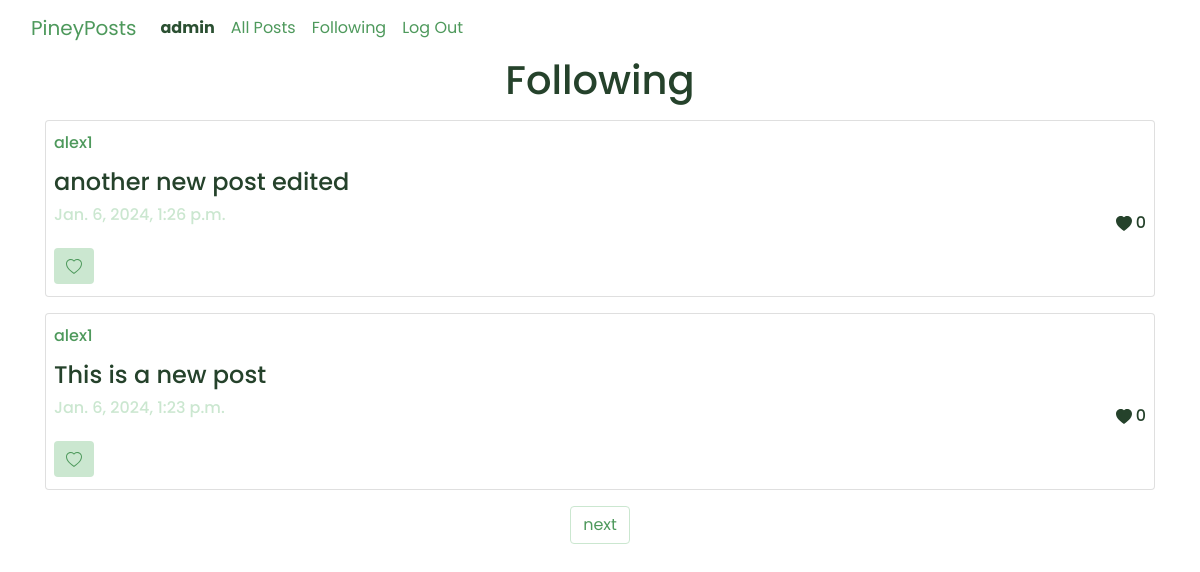
The page /following (signed in) on the database its author committed.
### network/models.py (models this page shows, shortened)
class User(AbstractUser):
    pass

class Post(models.Model):
    creator = models.ForeignKey(User, on_delete=models.CASCADE, related_name='posts')
    content = models.TextField(max_length=255)
    time = models.DateTimeField(auto_now_add=True)
    likes = models.ManyToManyField(User, related_name='liked_posts', through='Like')

### network/views.py (the view)
# urls.py: path('following', views.following_page, name="following_page"),
@login_required
def following_page(request):
    current_user = request.user
    following_users = Follow.objects.filter(following = current_user)
    following_users_list = [ follow.follower for follow in following_users ]
    if following_users_list: #check if list is not empty
        posts_from_follow = Post.objects.filter(creator__in = following_users_list).order_by('-time')
        paginator = Paginator(posts_from_follow, 2) #change to 10 before pushing
        for post in posts_from_follow:
            post.is_liked_by_user = Like.objects.filter(user=request.user.id, post=post).exists()
        page_number = request.GET.get('page')
        page_obj = paginator.get_page(page_number)
        return render(request, 'network/following.html', {
            'page_obj': page_obj,
            'posts_from_follow': posts_from_follow,
            'user_id': request.user.id
         })
    else:
        return render(request, 'network/following.html', {
        'not_following_message': 'You are currently not following any users.',
})

### network/templates/network/following.html (shortened to what this page needs)
{% extends "network/layout.html" %}
{% load static %}
{% block body %}
    <div class="container">
        <h1 class="text-center">Following</h1>
    </div>
    <div class="container my-1">
        {% if not_following_message %}
            <div class="alert alert-warning" role="alert">
                {{ not_following_message }}
            </div>
        {% else %}
        {% for post in page_obj %}
        <div class="card py-1 my-3">
           {% if post.creator %}
               <h6 class="card-title  my-2 mx-2"><a href="{% url 'profile' user_id=post.creator.id %}">{{ post.creator.username }}</a></h6>
           {% endif %}
           <h4 class="my-2 mx-2" id="post-content-{{ post.id }}"> {{ post.content }} </h4>
           <div class="d-flex justify-content-between mx-2">
            <h6 class="date-text"> {{ post.time }} </h6>
            <h6 id="post-likes'{{ post.id }}'" class='text-right my-2'>
                <svg xmlns="http://www.w3.org/2000/svg" width="16" height="16" fill="currentColor" class="bi bi-heart-fill" viewBox="0 0 16 16">
                    <path fill-rule="evenodd" d="M8 1.314C12.438-3.248 23.534 4.735 8 15-7.534 4.736 3.562-3.248 8 1.314"/>
                </svg> {{ post.likes.count }}
            </h6>
        </div>
           {% if user.is_authenticated and user is not post.creator %}
           <div class="row">
            <div class="col-auto">
                <button
                 id="like-post-{{ post.id }}"
                 onclick="likePost('{{ post.id }}')"
                 class="btn btn-primary my-2 mx-2  {% if post.is_liked_by_user %}d-none{% endif %} ">
                </button>
            </div>
        </div>
           {% endif %}
       </div>
       {% endfor %}
        {% endif %}
    </div>
    <nav aria-label="Page navigation example">
        {% if page_obj.has_next %}
        <ul class="pagination justify-content-center">
            <li class="page-item"><a class="page-link" style="color: var(--primary-color); border-color: var(--accent-color)" href="?page={{ page_obj.next_page_number }}">next</a></li>
        </ul>
        {% endif %}
    </nav>
{% endblock %}

### network/templates/network/layout.html (shortened to what this page needs)
{% load static %}
<!DOCTYPE html>
<html lang="en">
    <head>
        <link rel="stylesheet" href="https://stackpath.bootstrapcdn.com/bootstrap/4.4.1/css/bootstrap.min.css">
        <link href="{% static 'network/styles.css' %}" rel="stylesheet">
    </head>
    <body>
      <nav class="navbar navbar-expand-lg bg-body-tertiary" id="navbar">
        <div class="container-fluid">
              <a class="navbar-brand" href="{% url 'index' %}">PineyPosts</a>
            <div class="collapse navbar-collapse" id="navbarTogglerDemo02">
              <ul class="navbar-nav me-auto mb-2 mb-lg-0">
              {% if user.is_authenticated %}
                  <li class="nav-item">
                      <a class="nav-link" href="{% url 'profile' user_id=user.id %}" style="color: var(--secondary-color);">
                          <strong>{{ user.username }}</strong>
                      </a>
                  </li>
              {% endif %}
                <li class="nav-item">
                  <a class="nav-link" href="{% url 'index' %}">All Posts</a>
                </li>
                {% if user.is_authenticated %}
                <li class="nav-item">
                  <a class="nav-link" href="{% url 'following_page' %}">Following</a>
                </li>
                <li class="nav-item">
                  <a class="nav-link" href="{% url 'logout' %}">Log Out</a>
               </li>
                {% endif %}
              </ul>
            </div>
          </div>
        </nav>
        <div class="body">
            {% block body %}
            {% endblock %}
        </div>
    </body>
</html>

### network/static/network/styles.css (style rules this page uses)
:root { --primary-color: #4e995c; --background-color: #f4f9f4; --text-color: #25422b; --accent-color: #cbe7d0; --secondary-color: #2b5032; --notification-color: #102314; --hover-selected-color: #32633b; }
.navbar { background-color: rgba(229, 243, 231, 0); }
body { color: var(--text-color); font-family: 'Poppins', sans-serif; margin: 0; }
a { color: var(--primary-color); text-decoration: none; }
.btn.btn-primary { color: var(--primary-color); background-color: var(--accent-color); border: none; }
.date-text { color: var(--accent-color); }

### rows shown on the page
User: username "admin"
Post: creator.username "alex1", content "another new post edited", time "Jan. 6, 2024, 1:26 p.m.", likes.count "0"
Post: creator.username "alex1", content "This is a new post", time "Jan. 6, 2024, 1:23 p.m.", likes.count "0"
